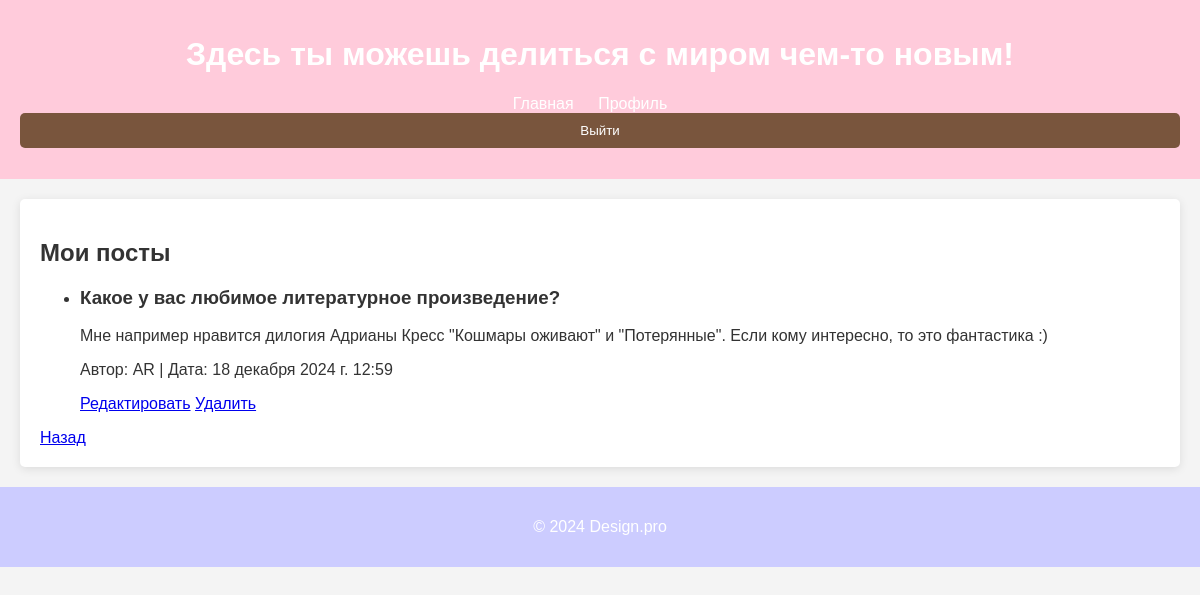
The page /BA/my_posts/ (signed in) on the database its author committed.
### BA/models.py (models this page shows, shortened)
class Post(models.Model):
    author = models.ForeignKey(User, on_delete=models.CASCADE)
    title = models.CharField(max_length=200, verbose_name='Название')
    content = models.TextField(verbose_name='Контент')
    created_at = models.DateTimeField(auto_now_add=True)
    likes = models.ManyToManyField(User, related_name='liked_posts', blank=True)

class CustomUser(AbstractUser):
    first_name = models.CharField(max_length=150, blank=False, verbose_name='Имя')
    last_name = models.CharField(max_length=150, blank=False, verbose_name='Фамилия')
    username = models.CharField(max_length=150, unique=True, blank=False, verbose_name='Логин')
    email = models.EmailField(unique=True, blank=False, verbose_name='Электронная почта')
    middle_name = models.CharField(max_length=150, blank=False, verbose_name='Отчество')
    password1 = models.CharField(max_length=128, blank=False, null=True, verbose_name='Пароль')
    password2 = models.CharField(max_length=128, blank=False, null=True, verbose_name='Повтор пароля')
    avatar = models.ImageField(upload_to='avatars/', blank=True, null=True, verbose_name='Аватар')
    bio = models.TextField(blank=True, verbose_name='Биография')

### BA/views.py (the view)
# urls.py: path('my_posts/', views.my_posts, name='my_posts'),
def my_posts(request):
    posts = Post.objects.filter(author=request.user)
    return render(request, 'my_posts.html', {'posts': posts})

### BA/templates/my_posts.html (shortened to what this page needs)
{% extends 'base.html' %}
{% block content %}
<h2>Мои посты</h2>
{% if posts %}
    <ul>
    {% for post in posts %}
        <li>
            <h3>{{ post.title }}</h3>
            <p>{{ post.content }}</p>
            <p>Автор: {{ post.author.username }} | Дата: {{ post.created_at }}</p>
            <a href="{% url 'BA:edit_post' post.id %}">Редактировать</a>
            <a href="{% url 'BA:delete_post' post.id %}">Удалить</a>
        </li>
    {% endfor %}
    </ul>
{% else %}
    <p>У вас пока нет постов.</p>
{% endif %}
<a href="{% url 'BA:index' %}">Назад</a>
{% endblock %}

### BA/static/css/style.css (style rules this page uses)
body { font-family: Arial, sans-serif; margin: 0; padding: 0; background-color: #f4f4f4; color: #333; }

### rows shown on the page
Post: title "Какое у вас любимое литературное произведение?", content "Мне например нравится дилогия Адрианы Кресс \"Кошмары оживают\" и \"Потерянные\". Если кому интересно, то это фантастика :)", author.username "AR", created_at "18 декабря 2024 г. 12:59"
